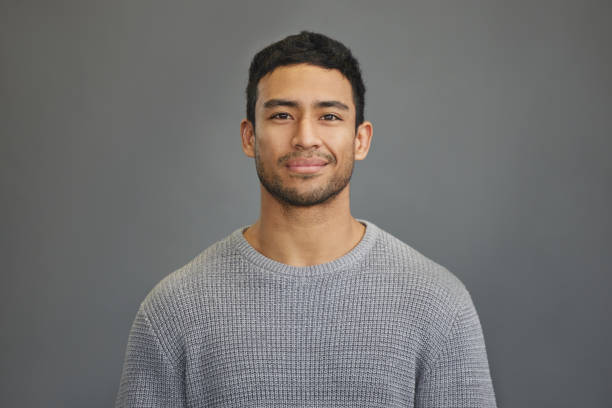
#> input picture face.jpg, 612 x 408 px, found by its file name
$ python main.py
#> lines starting #> are read from the running program, lines starting #| are printed output that depends on the picture; after the words box and inside, x2 and y2 are one past the last pixel; in counts of white or black regions, pixels touching at a corner belong together
### fun.py
import cv2
import numpy as np

def reduce_intensity_levels(image, levels):
    step = 256 // levels
    reduced = (image // step) * step
    return reduced

def spatial_average(image, kernel_size):
    kernel = np.ones((kernel_size, kernel_size), np.float32) / (kernel_size ** 2)
    return cv2.filter2D(image, -1, kernel)

def rotate_image(image, angle):
    (h, w) = image.shape[:2]
    center = (w // 2, h // 2)
    matrix = cv2.getRotationMatrix2D(center, angle, 1.0)
    rotated = cv2.warpAffine(image, matrix, (w, h))
    return rotated

def block_average(image, block_size):
    h, w = image.shape[:2]
    reduced_image = np.copy(image)

    for i in range(0, h - block_size + 1, block_size):
        for j in range(0, w - block_size + 1, block_size):
            block = image[i:i+block_size, j:j+block_size]
            avg = np.mean(block, axis=(0, 1), dtype=np.uint8)
            reduced_image[i:i+block_size, j:j+block_size] = avg
    return reduced_image


def test_code():
    print("testing successfull")


if __name__ == "main":
    print("testing fun module")

### main.py
import cv2
import matplotlib.pyplot as plt
from fun import (
    reduce_intensity_levels,
    spatial_average,
    rotate_image,
    block_average,
    test_code,

)

def main(path):
    image = cv2.imread(path)
#> image is the input picture: shape (408, 612, 3); mean B, G, R 111.6, 112.8, 114.8
    image = cv2.resize(image, (256, 256))
#> image: shape (256, 256, 3)
    gray = cv2.cvtColor(image, cv2.COLOR_BGR2GRAY)

    # Task 1
    reduced_2 = reduce_intensity_levels(gray, 2)
#> in reduce_intensity_levels, `reduced = (image // step) * step`:
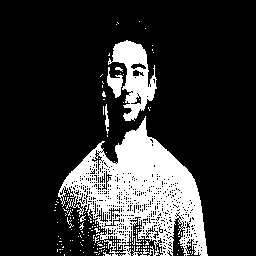
#> reduced: shape (256, 256); values 0 (black) and 128 (white), 19.2% white; 152 white regions (145 under 20 px), largest, box (x1, y1, x2, y2) and area: (58, 116, 208, 256) 9996, (108, 40, 157, 121) 1807, (107, 67, 123, 98) 245
    reduced_8 = reduce_intensity_levels(gray, 8)
#> call 2 of reduce_intensity_levels, with levels = 8
#> in reduce_intensity_levels (call 2), `reduced = (image // step) * step`:
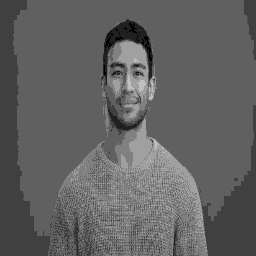
#> reduced: shape (256, 256); min 0, max 192, mean 97.6

    # Task 2
    avg_3 = spatial_average(gray, 3)
    avg_10 = spatial_average(gray, 10)
#> call 2 of spatial_average, with kernel_size = 10
#> in spatial_average (call 2), `return cv2.filter2D(image, -1, kernel)`:
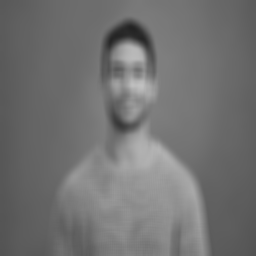
#> returned value: shape (256, 256); min 35, max 193, mean 113.2
    avg_20 = spatial_average(gray, 20)

    # Task 3
    rot_45 = rotate_image(image, 45)
#> in rotate_image, `rotated = cv2.warpAffine(image, matrix, (w, h))`:
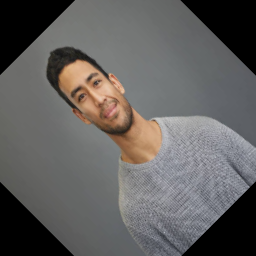
#> rotated: shape (256, 256, 3); mean B, G, R 94.9, 96.2, 98.4
    rot_90 = rotate_image(image, 90)
#> call 2 of rotate_image, with angle = 90
#> in rotate_image (call 2), `rotated = cv2.warpAffine(image, matrix, (w, h))`:
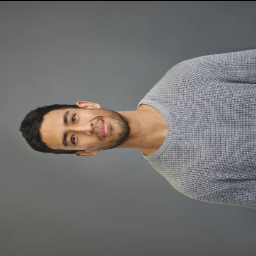
#> rotated: shape (256, 256, 3); mean B, G, R 111.2, 112.5, 114.4

    # Task 4
    block_3 = block_average(image, 3)
    block_5 = block_average(image, 5)
#> call 2 of block_average, with block_size = 5
#> after the loop in block_average (call 2), `for i in range(0, h - block_size + 1, block_size):`:
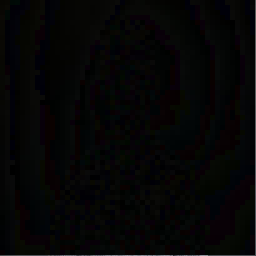
#> reduced_image: shape (256, 256, 3); mean B, G, R 5.3, 5.3, 5.4
    block_7 = block_average(image, 7)
#> call 3 of block_average, with block_size = 7
#> after the loop in block_average (call 3), `for i in range(0, h - block_size + 1, block_size):`:
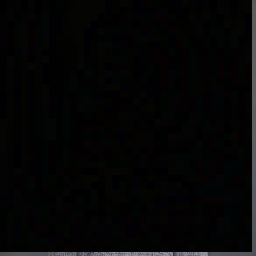
#> reduced_image: shape (256, 256, 3); mean B, G, R 5.3, 5.2, 5.1

    # Show all results
    images = [
        ('Original Grayscale', gray),
        ('Reduced to 2 Levels', reduced_2),
        ('Reduced to 8 Levels', reduced_8),
        ('Average 3x3', avg_3),
        ('Average 10x10', avg_10),
        ('Average 20x20', avg_20),
        ('Rotated 45°', rot_45),
        ('Rotated 90°', rot_90),
        ('Block 3x3', block_3),
        ('Block 5x5', block_5),
        ('Block 7x7', block_7),
    ]

    for title, img in images:
        plt.figure()
        plt.title(title)
        plt.imshow(img if len(img.shape) == 2 else cv2.cvtColor(img, cv2.COLOR_BGR2RGB))
        plt.axis('off')
#> this loop made 11 passes
#> title on passes 1 to 11: 'Original Grayscale', 'Reduced to 2 Levels', 'Reduced to 8 Levels', 'Average 3x3', 'Average 10x10', 'Average 20x20', 'Rotated 45°', 'Rotated 90°', 'Block 3x3', 'Block 5x5', 'Block 7x7'

    plt.show()

if __name__ == '__main__':
    path = f"D:\\d\\7\\EC7205 Computer Vision and Image Processing\\assignment1\\face.jpg"
    test_code()
    main(path)
